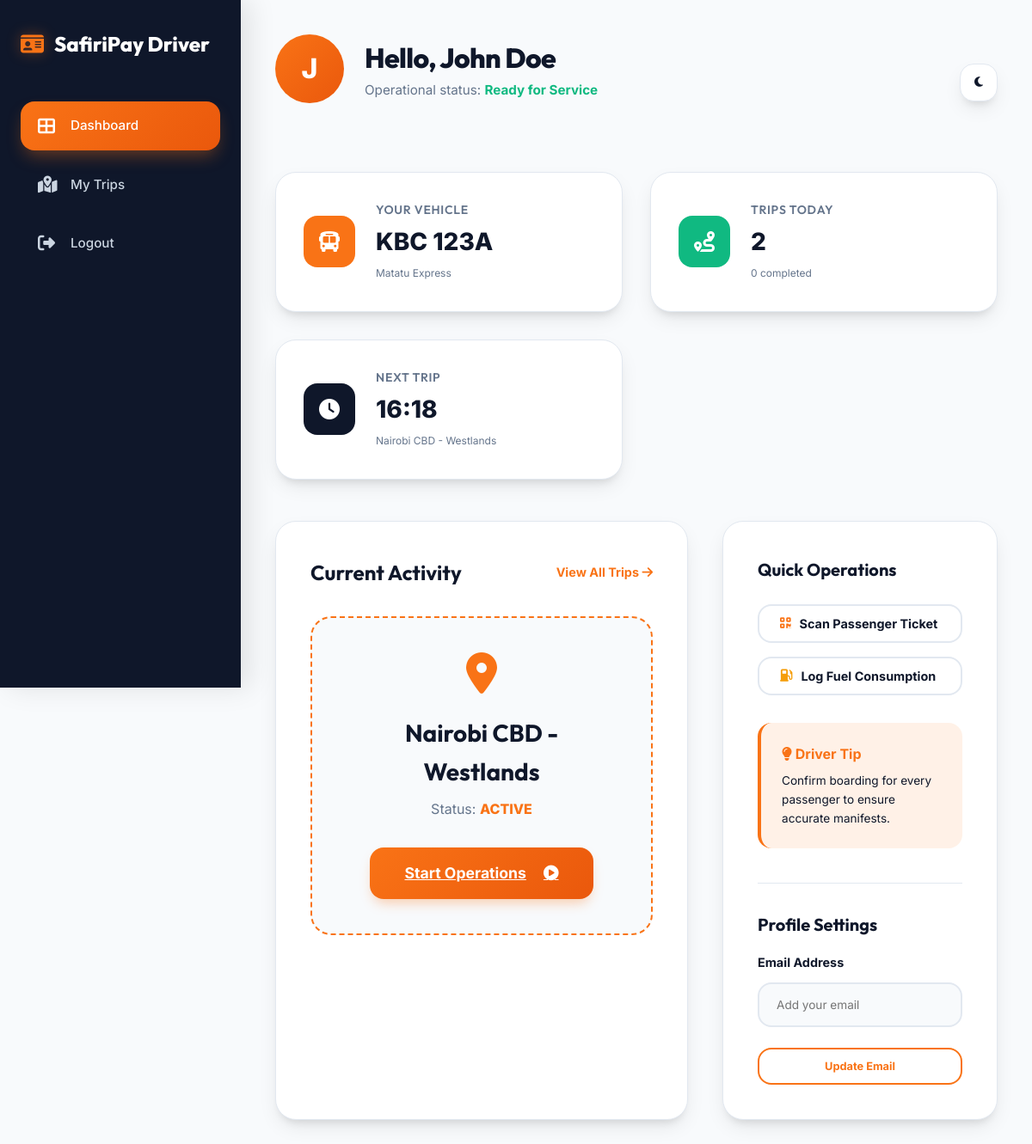
Page /driverveiw/dashboard.php (signed in) on the committed database.
### tables this page shows
CREATE TABLE `buses` (
  `busid` int(11) NOT NULL,
  `saccoid` int(11) NOT NULL,
  `platenumber` varchar(20) NOT NULL,
  `capacity` int(11) DEFAULT 14,
  `status` tinyint(4) DEFAULT 1,
  `driverid` int(11) NOT NULL
);

CREATE TABLE `saccos` (
  `saccoid` int(11) NOT NULL,
  `sacconame` varchar(50) NOT NULL,
  `mpesashortcode` varchar(20) NOT NULL,
  `mpesapasskey` varchar(255) NOT NULL,
  `qr_identifier` varchar(100) NOT NULL,
  `status` tinyint(4) DEFAULT 1,
  `createdat` datetime DEFAULT current_timestamp()
);

CREATE TABLE `trips` (
  `tripid` int(11) NOT NULL,
  `routeid` int(11) NOT NULL,
  `busid` int(11) NOT NULL,
  `driverid` int(11) DEFAULT NULL,
  `starttime` datetime DEFAULT NULL,
  `status` enum('active','completed','cancelled') DEFAULT 'active',
  `trip_type` enum('short','long') NOT NULL DEFAULT 'short'
);

CREATE TABLE `routes` (
  `routeid` int(11) NOT NULL,
  `routename` varchar(100) NOT NULL,
  `saccoid` int(11) DEFAULT NULL,
  `createdat` datetime DEFAULT current_timestamp()
);

### driverveiw/dashboard.php (the view, shortened to what this page needs)
<?php
include 'database.php';
$driver_id = $_SESSION['driver_id'];
$driver_name = $_SESSION['driver_name'];
$bus_sql = "SELECT b.*, s.sacconame FROM buses b JOIN saccos s ON b.saccoid = s.saccoid WHERE b.driverid = $driver_id LIMIT 1";
$bus_res = $conn->query($bus_sql);
$bus = $bus_res->fetch_assoc();
$active_trip_sql = "SELECT t.*, r.routename
                    FROM trips t
                    JOIN routes r ON t.routeid = r.routeid
                    WHERE t.driverid = $driver_id AND t.status IN ('active', 'started')
                    ORDER BY t.starttime ASC LIMIT 1";
$active_trip_res = $conn->query($active_trip_sql);
$active_trip = $active_trip_res->fetch_assoc();
$stats = $conn->query("SELECT
    COUNT(CASE WHEN status = 'completed' THEN 1 END) as completed,
    COUNT(CASE WHEN status = 'active' OR status = 'started' THEN 1 END) as pending
    FROM trips WHERE driverid = $driver_id")->fetch_assoc();
?>
<!DOCTYPE html>
<html lang="en" data-theme="light">
<head>
    <link rel="stylesheet" href="https://cdnjs.cloudflare.com/ajax/libs/font-awesome/6.4.0/css/all.min.css">
    <link rel="stylesheet" href="driver.css">
</head>
<body>
    <div class="dashboard-container">
        <div class="sidebar">
            <div class="sidebar-header">
                <i class="fas fa-id-card"></i>
                <span>SafiriPay Driver</span>
            </div>
            <ul class="sidebar-menu">
                <li><a href="dashboard.php" class="active"><i class="fas fa-th-large"></i> <span>Dashboard</span></a></li>
                <li><a href="trips.php"><i class="fas fa-map-marked-alt"></i> <span>My Trips</span></a></li>
                <li><a href="logout.php"><i class="fas fa-sign-out-alt"></i> <span>Logout</span></a></li>
            </ul>
        </div>
        <main class="main-content">
            <header class="header">
                <div class="header-title">
                    <div class="driver-profile-header">
                        <div class="profile-avatar">
                            <?php echo strtoupper(substr($driver_name, 0, 1)); ?>
                        </div>
                        <div>
                            <h1>Hello, <?php echo htmlspecialchars($driver_name); ?></h1>
                            <p style="color: var(--text-muted); font-size: 0.95rem;">Operational status: <span style="color: var(--success); font-weight: 700;">Ready for Service</span></p>
                        </div>
                    </div>
                </div>
                <div class="header-actions">
                    <button class="theme-toggle" id="theme-toggle"><i class="fas fa-moon"></i></button>
                </div>
            </header>
            <div class="stats-grid">
                <div class="stat-card">
                    <div class="stat-icon" style="background: var(--primary);">
                        <i class="fas fa-bus"></i>
                    </div>
                    <div class="stat-info">
                        <h3>Your Vehicle</h3>
                        <p><?php echo $bus ? htmlspecialchars($bus['platenumber']) : 'Not Assigned'; ?></p>
                        <span style="font-size: 0.75rem; color: var(--text-muted);"><?php echo $bus ? htmlspecialchars($bus['sacconame']) : 'Please contact SACCO'; ?></span>
                    </div>
                </div>
                <div class="stat-card">
                    <div class="stat-icon" style="background: var(--success);">
                        <i class="fas fa-route"></i>
                    </div>
                    <div class="stat-info">
                        <h3>Trips Today</h3>
                        <p><?php echo $stats['pending'] + $stats['completed']; ?></p>
                        <span style="font-size: 0.75rem; color: var(--text-muted);"><?php echo $stats['completed']; ?> completed</span>
                    </div>
                </div>
                <div class="stat-card">
                    <div class="stat-icon" style="background: var(--sidebar-bg);">
                        <i class="fas fa-clock"></i>
                    </div>
                    <div class="stat-info">
                        <h3>Next Trip</h3>
                        <p><?php echo $active_trip ? date('H:i', strtotime($active_trip['starttime'])) : '--:--'; ?></p>
                        <span style="font-size: 0.75rem; color: var(--text-muted);"><?php echo $active_trip ? htmlspecialchars($active_trip['routename']) : 'No upcoming trips'; ?></span>
                    </div>
                </div>
            </div>
            <div style="display: grid; grid-template-columns: 1.5fr 1fr; gap: 2.5rem;">
                <div class="data-card">
                    <div style="display: flex; justify-content: space-between; align-items: center; margin-bottom: 2rem;">
                        <h2 style="font-size: 1.5rem;">Current Activity</h2>
                        <a href="trips.php" style="color: var(--primary); text-decoration: none; font-weight: 700; font-size: 0.9rem;">View All Trips <i class="fas fa-arrow-right"></i></a>
                    </div>
                    <?php if($active_trip): ?>
                        <div style="background: var(--bg-main); padding: 2.5rem; border-radius: var(--radius-lg); border: 2px dashed var(--primary); text-align: center;">
                            <i class="fas fa-map-marker-alt" style="font-size: 3rem; color: var(--primary); margin-bottom: 1.5rem; display: block;"></i>
                            <h3 style="font-size: 1.75rem; margin-bottom: 0.5rem;"><?php echo htmlspecialchars($active_trip['routename']); ?></h3>
                            <p style="color: var(--text-muted); margin-bottom: 2rem;">Status: <span style="color: var(--primary); font-weight: 800; text-transform: uppercase;"><?php echo $active_trip['status']; ?></span></p>
                            <a href="trip_details.php?id=<?php echo $active_trip['tripid']; ?>" class="btn btn-primary" style="padding: 1rem 2.5rem; font-size: 1.1rem;">
                                Start Operations <i class="fas fa-play-circle" style="margin-left: 10px;"></i>
                            </a>
                        </div>
                    <?php endif; ?>
                </div>
                <div class="data-card">
                    <h2 style="font-size: 1.25rem; margin-bottom: 1.5rem;">Quick Operations</h2>
                    <ul style="list-style: none; display: flex; flex-direction: column; gap: 1rem;">
                        <li>
                            <button class="btn btn-outline" style="width: 100%; justify-content: flex-start; border-color: var(--border); color: var(--text-main);">
                                <i class="fas fa-qrcode" style="color: var(--primary);"></i> Scan Passenger Ticket
                            </button>
                        </li>
                        <li>
                            <button class="btn btn-outline" style="width: 100%; justify-content: flex-start; border-color: var(--border); color: var(--text-main);">
                                <i class="fas fa-gas-pump" style="color: var(--warning);"></i> Log Fuel Consumption
                            </button>
                        </li>
                    </ul>
                    <div style="margin-top: 2rem; padding: 1.5rem; background: var(--primary-light); border-radius: var(--radius-md); border-left: 4px solid var(--primary);">
                        <h4 style="color: var(--primary); margin-bottom: 0.5rem;"><i class="fas fa-lightbulb"></i> Driver Tip</h4>
                        <p style="font-size: 0.85rem; color: var(--text-main);">Confirm boarding for every passenger to ensure accurate manifests.</p>
                    </div>
                    <div style="margin-top: 2.5rem; border-top: 1px solid var(--border); padding-top: 2rem;">
                        <h2 style="font-size: 1.25rem; margin-bottom: 1rem;">Profile Settings</h2>
                        <form method="POST">
                            <div class="input-group">
                                <label>Email Address</label>
                                <input type="email" name="email" value="<?php
                                    $email_check = $conn->query("SELECT email FROM drivers WHERE driverid = $driver_id")->fetch_assoc();
                                    echo htmlspecialchars($email_check['email'] ?: '');
                                ?>" placeholder="Add your email" required style="font-size: 0.85rem;">
                            </div>
                            <button type="submit" class="btn btn-outline" style="width: 100%; font-size: 0.8rem;">Update Email</button>
                        </form>
                    </div>
                </div>
            </div>
        </main>
    </div>
</body>
</html>

### rows in the picture
buses: platenumber "KBC 123A", saccoid.sacconame "Matatu Express"
trips: starttime "16:18", routeid.routename "Nairobi CBD - Westlands", status "ACTIVE"

### other values in the picture
substr($driver_name, 0, 1) "J"
$driver_name "John Doe"
$stats['pending'] + $stats['completed'] "2"
$stats['completed'] "0"
